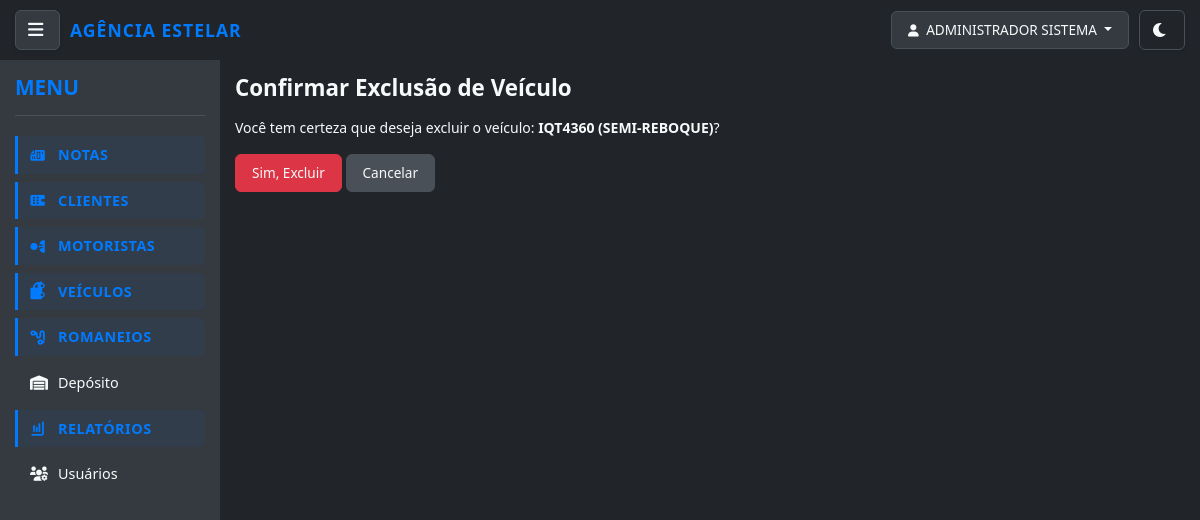
The app's page /notas/veiculos/excluir/5/ (signed in), older data.
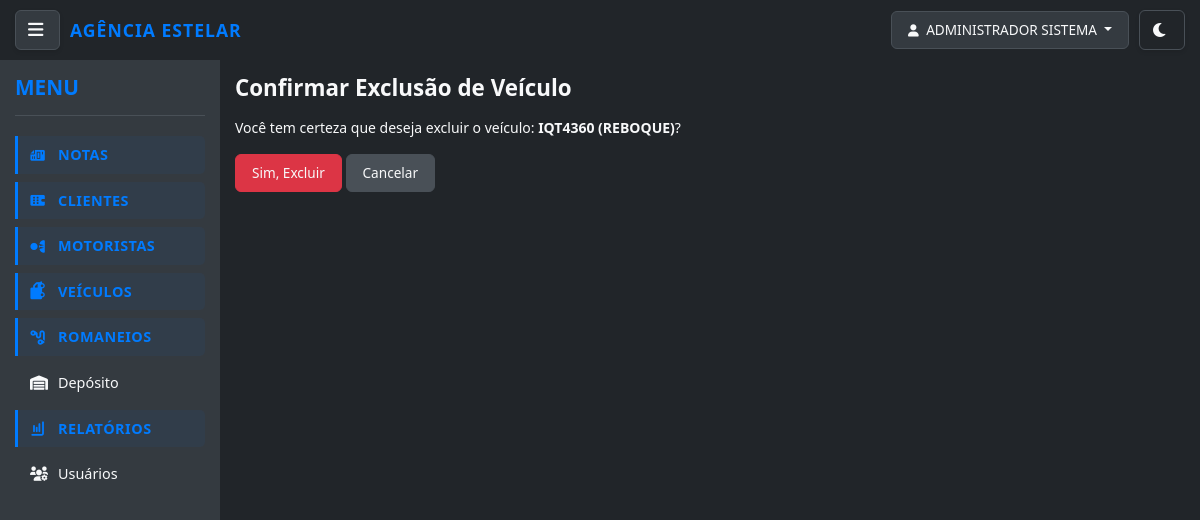
The same page, newer data.
### notas/models.py (models this page shows, shortened)
class UpperCaseMixin:
    def save(self, *args, **kwargs):
        for field in self._meta.fields:
            if hasattr(field, 'max_length') and hasattr(self, field.name):
                value = getattr(self, field.name)
                if value and isinstance(value, str):
                    exclude_fields = [
                        'email', 'password', 'username', 'cpf', 'cnpj',
                        'cnh', 'chassi', 'renavam', 'placa', 'cep',
                        'telefone', 'rntrc', 'numero_consulta', 'tipo_usuario',
                        'status'  # Adicionado para não converter status para maiúsculo
                    ]
                    if field.name not in exclude_fields:
                        setattr(self, field.name, value.upper())
        super().save(*args, **kwargs)

class Veiculo(UpperCaseMixin, models.Model):
    TIPO_UNIDADE_CHOICES = [
        ('Carro', 'Carro'),
        ('Van', 'Van'),
        ('Caminhão', 'Caminhão'),
        ('Cavalo', 'Cavalo'),
        ('Reboque', 'Reboque'),
        ('Semi-reboque', 'Semi-reboque'),
    ]
    tipo_unidade = models.CharField(
        max_length=50,
        choices=TIPO_UNIDADE_CHOICES,
        default='Caminhão',
        verbose_name="Tipo da Unidade de Veículo"
    )
    placa = models.CharField(max_length=7, unique=True, verbose_name="Placa") # Max_length ajustado para 7 (Mercosul)
    pais = models.CharField(max_length=50, default='Brasil', verbose_name="País")
    estado = models.CharField(max_length=2, blank=True, null=True, verbose_name="Estado (UF)")
    cidade = models.CharField(max_length=100, blank=True, null=True, verbose_name="Cidade")
    chassi = models.CharField(max_length=17, unique=True, blank=True, null=True, verbose_name="Chassi") # Max_length ajustado para 17
    renavam = models.CharField(max_length=11, unique=True, blank=True, null=True, verbose_name="Renavam")
    rntrc = models.CharField(max_length=12, blank=True, null=True, verbose_name="RNTRC")
    ano_fabricacao = models.IntegerField(blank=True, null=True, verbose_name="Ano de Fabricação")
    marca = models.CharField(max_length=100, blank=True, null=True, verbose_name="Marca")
    modelo = models.CharField(max_length=100, blank=True, null=True, verbose_name="Modelo")
    largura = models.DecimalField(max_digits=6, decimal_places=2, blank=True, null=True, verbose_name="Largura (m)")
    altura = models.DecimalField(max_digits=6, decimal_places=2, blank=True, null=True, verbose_name="Altura (m)")
    comprimento = models.DecimalField(max_digits=6, decimal_places=2, blank=True, null=True, verbose_name="Comprimento (m)")
    cubagem = models.DecimalField(max_digits=10, decimal_places=2, blank=True, null=True, verbose_name="Cubagem (m³)")
    proprietario_cpf_cnpj = models.CharField(max_length=18, blank=True, null=True, verbose_name="CPF/CNPJ do Proprietário")
    proprietario_nome_razao_social = models.CharField(max_length=255, blank=True, null=True, verbose_name="Nome/Razão Social do Proprietário")
    proprietario_rg_ie = models.CharField(max_length=20, blank=True, null=True, verbose_name="RG/IE do Proprietário")
    proprietario_telefone = models.CharField(max_length=20, blank=True, null=True, verbose_name="Telefone do Proprietário")
    proprietario_endereco = models.CharField(max_length=255, blank=True, null=True, verbose_name="Endereço do Proprietário")
    proprietario_numero = models.CharField(max_length=10, blank=True, null=True, verbose_name="Número do Proprietário")
    proprietario_bairro = models.CharField(max_length=100, blank=True, null=True, verbose_name="Bairro do Proprietário")
    proprietario_cidade = models.CharField(max_length=100, blank=True, null=True, verbose_name="Cidade do Proprietário")
    proprietario_estado = models.CharField(max_length=2, blank=True, null=True, verbose_name="Estado do Proprietário (UF)")
    proprietario_cep = models.CharField(max_length=9, blank=True, null=True, verbose_name="CEP do Proprietário")
    class Meta:
        verbose_name = "Unidade de Veículo"
        verbose_name_plural = "Unidades de Veículos"
        ordering = ['placa']

### notas/views.py (the view, shortened to what this page needs)
# urls.py: path('veiculos/excluir/<int:pk>/', views.excluir_veiculo, name='excluir_veiculo'),
def excluir_veiculo(request, pk):
    veiculo = get_object_or_404(Veiculo, pk=pk)
    return render(request, 'notas/confirmar_exclusao_veiculo.html', {'veiculo': veiculo})

### notas/models.py (called while the page is built)
    def get_full_name(self):
        return f"{self.first_name} {self.last_name}".strip()

    @property
    def is_admin(self):
        return self.tipo_usuario == 'admin'

    @property
    def is_cliente(self):
        return self.tipo_usuario == 'cliente'

    def can_access_funcionalidades(self):
        return self.is_admin or self.is_funcionario

### notas/templates/notas/confirmar_exclusao_veiculo.html (shortened to what this page needs)
{% extends 'base.html' %}
{% block content %}
    <h2>Confirmar Exclusão de Veículo</h2>
    <p>Você tem certeza que deseja excluir o veículo: <strong>{{ veiculo.placa }} ({{ veiculo.get_tipo_unidade_display }})</strong>?</p>
    <form method="post">
        <button type="submit" class="btn btn-danger">Sim, Excluir</button>
        <a href="{% url 'notas:detalhes_veiculo' veiculo.pk %}" class="btn btn-secondary">Cancelar</a>
    </form>
{% endblock %}

Row changes from the older to the newer data that the page shows:
changed Veiculo "IQT4360": tipo_unidade "SEMI-REBOQUE" → "REBOQUE"
